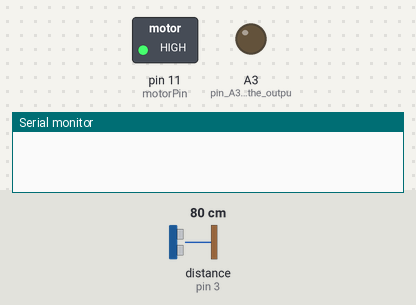
The sketch below on a simulated Arduino Nano, built with avr-gcc and run on an emulated ATmega328P. On the bench: switched loads named in the sketch (green lamp = pin HIGH), output pins drawn as LEDs (lit = HIGH), the last lines printed to the serial monitor. Wiring (inferred from the names in the program): ultrasonic range finder: trigger pin 2; echo pin 3. The test bench sets the inputs (shaded band); at power-on: distance to the obstacle (sensor on pin 3) 80 cm. The echo pulse lasts 58.3 µs per cm; pins used as bus, display or sensor lines are not drawn.

Above: at 0.5 s.
At 5.1 s:
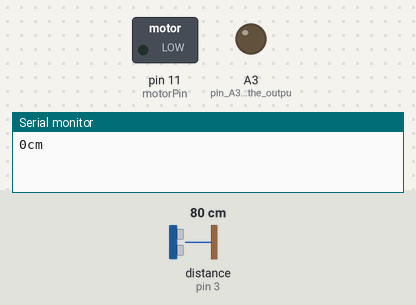
Timing chart, 0 to 7.1 s (numbered marks = the images above):
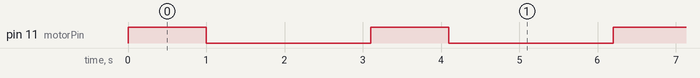

Measured:
- by itself, pin 11 (motorPin): alternates HIGH for 1.0 s and LOW for 2.1 s

The sketch:

Smart_Blind_Stick_Code.ino
```cpp
/* SMART BLIND STICK */
#define trigPin 2        //trig pin of sr04
#define echoPin 3
#define motorPin 11 //motor transistor is connected to pin 3

void setup() {
   Serial.begin(9600); // Starting Serial Terminal
   pinMode(trigPin,OUTPUT);
   pinMode(echoPin,INPUT);
   pinMode(12,OUTPUT);   //pin12 is used as GND pin  for buzzer since arduino nano has only two GND pins
   pinMode(A3,OUTPUT); //pin A3 provides the output on buzzer
   pinMode(motorPin,OUTPUT);
}

void loop() {
   long duration, cm;
  digitalWrite(12, LOW);   //Buzzer GND is always low

   //send a signal at trig pin at an interval of 0.002 seconds to check for an object
   digitalWrite(trigPin, LOW);
   delayMicroseconds(2);
   digitalWrite(trigPin, HIGH);
   delayMicroseconds(10);
   digitalWrite(trigPin, LOW);
   digitalWrite(motorPin,HIGH); //vibrate
   delay(1000); // delay one second
   digitalWrite(motorPin,LOW); //stop vibrating
   delay(1000); //wait 50 seconds.

   duration = pulseIn(echoPin, HIGH);  //check time using pulseIn function

   cm = microsecondsToCentimeters(duration);   //function call to find distance

   Serial.print(cm);
   Serial.print("cm");
   Serial.println();
   delay(100);

   if (cm<50&&cm>30)
                         {analogWrite(A3,255);
                          delay(1000);
                          analogWrite(A3,0);
                          delay(1000);
                          analogWrite(11,255);
                          delay(1000);
                          analogWrite(11,0);
                          delay(1000);}    //sound buzzer every second if obstacle distance is between 20-30cm.


   else if (cm<30&&cm>10) {analogWrite(A3,255);
                           delay(500);
                           analogWrite(A3,0);
                           delay(500);
                           analogWrite(11,255);
                          delay(500);
                          analogWrite(11,0);
                          delay(500);; }   //sound buzzer every 0.5 seconds if obstacle distance is between 10-20cm.


   else if (cm<10&&cm>0)  {analogWrite(A3,255);
                           delay(100);
                           analogWrite(A3,0);
                           delay(100);
                           analogWrite(11,255);
                          delay(100);
                          analogWrite(11,0);
                          delay(100);; }    //sound buzzer every 0.1 seconds if obstacle distance is between 0-10cm.


   else                     analogWrite(A3,0);//do not sound the buzzer

}


//function to return distance in cm from microseconds
long microsecondsToCentimeters(long microseconds) {
   return microseconds / 29 / 2;
}
```
